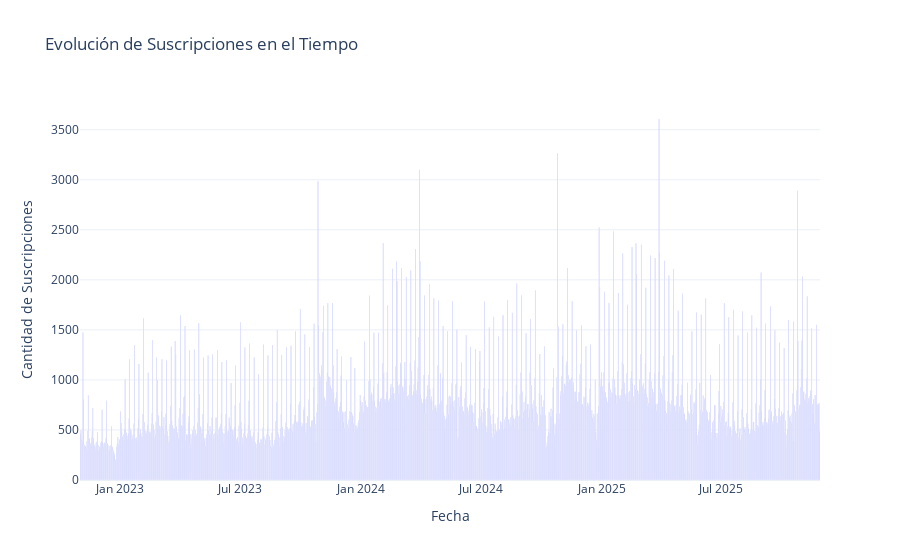

Notebook cell for this chart:
### Code cell
columna_fecha = df_sorted.columns[0]  # Detecta automáticamente la primera columna
df_sorted[columna_fecha] = pd.to_datetime(df_sorted[columna_fecha], format='%d-%m-%Y')

# 3. Crear el gráfico de línea interactivo
fig = px.bar(df_sorted, 
              x=columna_fecha, 
              y='cantidad_suscripciones', 
              title='Evolución de Suscripciones en el Tiempo',
              labels={columna_fecha: 'Fecha', 'cantidad_suscripciones': 'Suscripciones'}) # markers=True añade puntos a la línea

# 4. Personalizar el diseño (opcional)
fig.update_layout(
    xaxis_title="Fecha",
    yaxis_title="Cantidad de Suscripciones",
    template="plotly_white" # Un tema limpio
)

# 5. Mostrar el gráfico
fig.show()

### Figure 1 — Plotly figure (JSON) as saved in the notebook; plotly's stock layout.template omitted (floating-point values rounded to 4 significant figures; data arrays with more than 128 entries replaced by an {"elided": "..."} marker saying what was removed)
{"data": [{"hovertemplate": "Fecha=%{x}<br>Suscripciones=%{y}<extra></extra>", "legendgroup": "", "marker": {"color": "#636efa", "pattern": {"shape": ""}}, "name": "", "orientation": "v", "showlegend": false, "textposition": "auto", "type": "bar", "x": {"elided": "1124 str values"}, "xaxis": "x", "y": {"elided": "1124 int values"}, "yaxis": "y"}], "layout": {"barmode": "relative", "legend": {"tracegroupgap": 0}, "title": {"text": "Evolución de Suscripciones en el Tiempo"}, "xaxis": {"anchor": "y", "domain": [0, 1], "title": {"text": "Fecha"}}, "yaxis": {"anchor": "x", "domain": [0, 1], "title": {"text": "Cantidad de Suscripciones"}}}}
